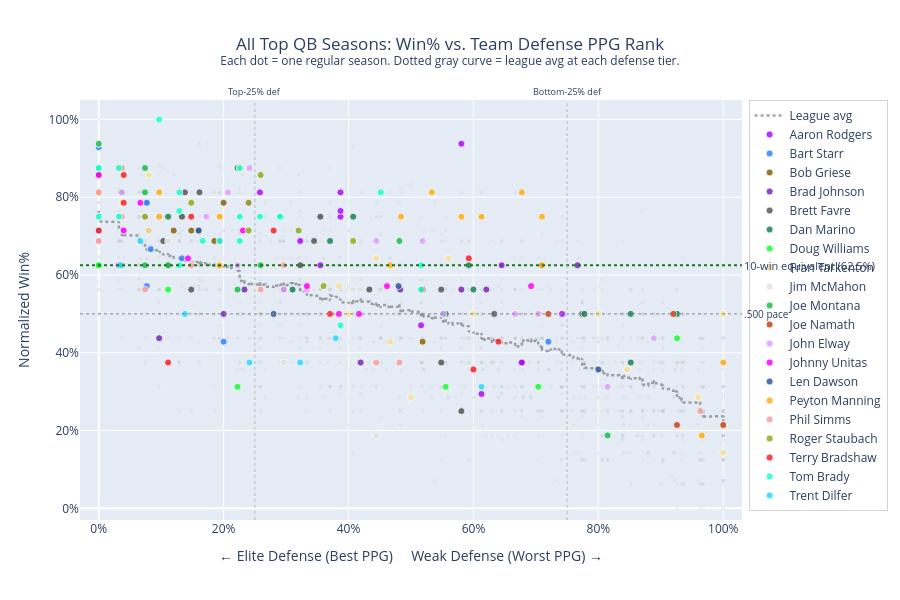

Here is the notebook cell this chart was saved with:
### Markdown cell above
---
# Chart 3 — Top QB Seasons: Win% vs. Defense PPG Rank: Win% vs. Defense PPG Rank

Every season for each QB in our list plotted as a dot.  
**X-axis** = normalized defense PPG rank (0 = league's best defense, 1 = worst).  
**Y-axis** = season win% (normalized for 12/14/16/17 game schedules).  
**Gray dots** = all other team-seasons as context. **Dashed curve** = league-average win% at each defense tier.

The story: dots cluster left when defense is elite — and win% is high regardless of who the QB was.

### Code cell
GOAT_IDS = {
    'StarBa00': 'Bart Starr',     'UnitJo00': 'Johnny Unitas',
    'DawsLe00': 'Len Dawson',     'StauRo00': 'Roger Staubach',
    'GrieBo00': 'Bob Griese',     'TarkFr00': 'Fran Tarkenton',
    'BradTe00': 'Terry Bradshaw', 'MontJo01': 'Joe Montana',
    'MariDa00': 'Dan Marino',     'ElwaJo00': 'John Elway',
    'FavrBr00': 'Brett Favre',    'MannPe00': 'Peyton Manning',
    'BradTo00': 'Tom Brady',      'RodgAa00': 'Aaron Rodgers',
}
CLIPBOARD_IDS = {
    'DilfTr00': 'Trent Dilfer', 'JohnBr00': 'Brad Johnson',
    'McMaJi00': 'Jim McMahon',  'SimmPh00': 'Phil Simms',
    'WillDo01': 'Doug Williams','NamaJo00': 'Joe Namath',
}
TOP_QB_IDS = {**GOAT_IDS, **CLIPBOARD_IDS}

tgt = joined[
    joined['primary_qb_id'].isin(TOP_QB_IDS) &
    joined['def_pts_norm'].notna() &
    joined['win_pct'].notna()
].copy()

# ── Background: all team-seasons ──────────────────────────────────────────────
bg = joined[joined['def_pts_norm'].notna() & joined['win_pct'].notna()].copy()
smooth_bg = bg.sort_values('def_pts_norm').reset_index(drop=True)
w_bg = max(50, int(len(smooth_bg) * 0.07))
smooth_bg['roll'] = smooth_bg['win_pct'].rolling(w_bg, center=True, min_periods=w_bg // 3).mean()
smooth_bg = smooth_bg.dropna(subset=['roll'])

palette = px.colors.qualitative.Alphabet + px.colors.qualitative.Dark24
qb_sorted = sorted(tgt['primary_qb'].unique())
cmap = {qb: palette[i % len(palette)] for i, qb in enumerate(qb_sorted)}

fig_topqb = go.Figure()

fig_topqb.add_trace(go.Scatter(
    x=bg['def_pts_norm'], y=bg['win_pct'],
    mode='markers',
    marker=dict(color='rgba(200,200,200,0.18)', size=3.5),
    name='All teams', hoverinfo='skip', showlegend=False,
))
fig_topqb.add_trace(go.Scatter(
    x=smooth_bg['def_pts_norm'], y=smooth_bg['roll'],
    mode='lines',
    line=dict(color='rgba(80,80,80,0.50)', width=2.5, dash='dot'),
    name='League avg', hoverinfo='skip',
))

for qb in qb_sorted:
    sub = tgt[tgt['primary_qb'] == qb]
    hover = (
        '<b>' + qb + '</b> — ' + sub['year'].astype(str) +
        '<br>Team: ' + sub['team_name'] +
        '<br>Record: ' + sub['wins'].astype(int).astype(str) + '-' +
                         sub['losses'].astype(int).astype(str) +
        '  (Win% ' + (sub['win_pct'] * 100).round(1).astype(str) + '%)' +
        '<br>Def PPG Rank: ' + sub['def_pts_rank'].astype('Int64').astype(str) +
        '/' + sub['number_teams'].astype('Int64').astype(str) +
        '<br>QB Rating: ' + sub['composite_rating'].round(1).astype(str) +
        '<br>' + sub['sb_result']
    )
    fig_topqb.add_trace(go.Scatter(
        x=sub['def_pts_norm'], y=sub['win_pct'],
        mode='markers',
        marker=dict(color=cmap[qb], size=7, opacity=0.85,
                    line=dict(width=0.8, color='white')),
        name=qb, hovertext=hover, hoverinfo='text',
    ))

fig_topqb.add_hline(y=0.625, line_dash='dot', line_color='#1a7a1a', line_width=2,
                    annotation_text='10-win equivalent (62.5%)', annotation_position='right',
                    annotation_font_size=11)
fig_topqb.add_hline(y=0.500, line_dash='dot', line_color='#888', line_width=1,
                    annotation_text='.500 pace', annotation_position='right',
                    annotation_font_size=10)
fig_topqb.add_vline(x=0.25, line_dash='dot', line_color='#bbb', line_width=1,
                    annotation_text='Top-25% def', annotation_position='top',
                    annotation_font_size=9)
fig_topqb.add_vline(x=0.75, line_dash='dot', line_color='#bbb', line_width=1,
                    annotation_text='Bottom-25% def', annotation_position='top',
                    annotation_font_size=9)

fig_topqb.update_layout(
    title=dict(text='All Top QB Seasons: Win% vs. Team Defense PPG Rank<br>'
                    '<sup>Each dot = one regular season. Dotted gray curve = league avg at each defense tier.</sup>',
               x=0.5),
    xaxis=dict(title='← Elite Defense (Best PPG)     Weak Defense (Worst PPG) →',
               tickformat='.0%', range=[-0.03, 1.03]),
    yaxis=dict(title='Normalized Win%', tickformat='.0%', range=[-0.03, 1.05]),
    height=600, hovermode='closest',
    legend=dict(orientation='v', x=1.01, y=1,
                bgcolor='rgba(255,255,255,0.85)',
                bordercolor='lightgray', borderwidth=1),
)
fig_topqb.show()
